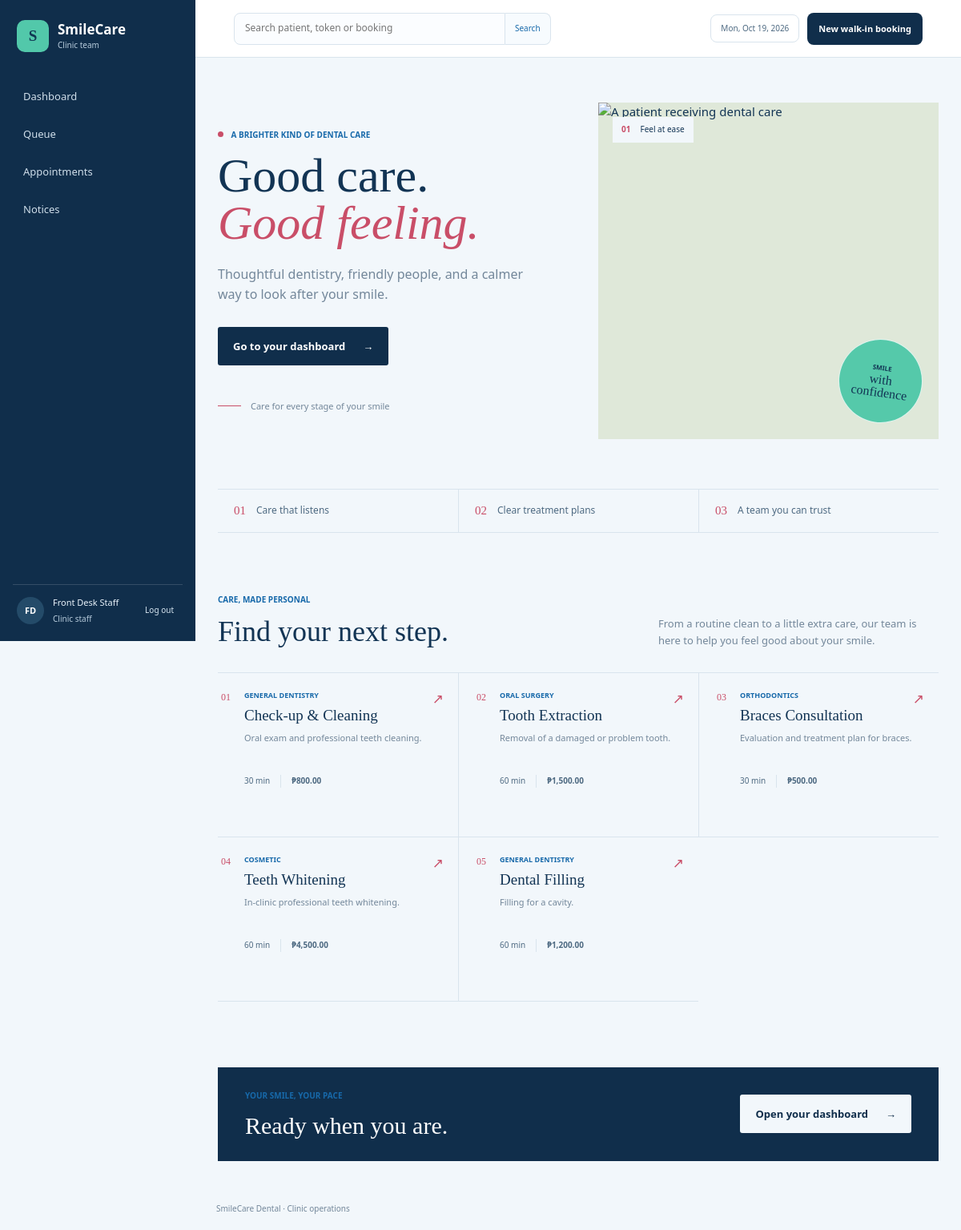
/dental-clinic/ (signed in), run on the app's committed database.
### tables this page shows
CREATE TABLE IF NOT EXISTS services (
    id               INT UNSIGNED NOT NULL AUTO_INCREMENT,
    name             VARCHAR(100) NOT NULL,
    category         VARCHAR(60) DEFAULT NULL,
    description      TEXT DEFAULT NULL,
    duration_minutes SMALLINT UNSIGNED NOT NULL DEFAULT 30,
    price            DECIMAL(10,2) NOT NULL DEFAULT 0.00,
    is_active        TINYINT(1) NOT NULL DEFAULT 1,
    created_at       TIMESTAMP NOT NULL DEFAULT CURRENT_TIMESTAMP,
    updated_at       TIMESTAMP NOT NULL DEFAULT CURRENT_TIMESTAMP ON UPDATE CURRENT_TIMESTAMP,
    PRIMARY KEY (id),
    UNIQUE KEY uq_services_name (name),
    KEY idx_services_active (is_active)
);

### dental-clinic/includes/auth.php (called while the page is built, shortened)
<?php
function is_logged_in(): bool
{
    return !empty($_SESSION['user_id']);
}
function current_role(): string
{
    return $_SESSION['role'] ?? '';
}
function role_home(string $role): string
{
    if ($role === ROLE_STAFF) {
        return 'staff/dashboard.php';
    }
    return 'patient/dashboard.php';
}

### dental-clinic/includes/functions.php (called while the page is built, shortened)
<?php
function e($value): string
{
    return htmlspecialchars((string) $value, ENT_QUOTES, 'UTF-8');
}
function url(string $path = ''): string
{
    return BASE_URL . '/' . ltrim($path, '/');
}
function format_money($amount): string
{
    return get_setting('currency_symbol', '₱') . number_format((float) $amount, 2);
}
function get_setting(string $key, $default = null)
{
    global $pdo;
    static $settings = null;
    if ($settings === null) {
        $settings = [];
        foreach ($pdo->query('SELECT setting_key, setting_value FROM clinic_settings') as $row) {
            $settings[$row['setting_key']] = $row['setting_value'];
        }
    }
    return $settings[$key] ?? $default;
}

### dental-clinic/index.php (the view, shortened to what this page needs)
<?php
require_once __DIR__ . '/config/config.php';
$services = $pdo->query(
    'SELECT name, category, description, duration_minutes, price
     FROM services WHERE is_active = 1 ORDER BY id LIMIT 6'
)->fetchAll();
require __DIR__ . '/includes/header.php';
?>
<section class="hero">
    <div class="hero-copy">
        <p class="eyebrow"><span class="eyebrow-dot"></span> A brighter kind of dental care</p>
        <h1>Good care.<br><em>Good feeling.</em></h1>
        <p class="hero-intro">Thoughtful dentistry, friendly people, and a calmer way to look after your smile.</p>
        <div class="hero-actions">
            <?php if (is_logged_in()): ?>
                <a class="button button-primary" href="<?= e(url(role_home(current_role()))) ?>">Go to your dashboard <span aria-hidden="true">&#8594;</span></a>
            <?php else: ?>
                <a class="button button-primary" href="<?= e(url('register.php')) ?>">Get started <span aria-hidden="true">&#8594;</span></a>
                <a class="text-link" href="<?= e(url('login.php')) ?>">I already have an account</a>
            <?php endif; ?>
        </div>
        <div class="hero-note"><span class="note-rule"></span><span>Care for every stage of your smile</span></div>
    </div>
    <div class="hero-art">
        <div class="art-caption"><span>01</span><span>Feel at ease</span></div>
        <img class="hero-photo" src="https://images.unsplash.com/photo-1606811971618-4486d14f3f99?auto=format&amp;fit=crop&amp;w=1200&amp;q=85" alt="A patient receiving dental care" fetchpriority="high">
        <div class="art-stamp"><span>SMILE</span><strong>with<br>confidence</strong></div>
    </div>
</section>
<section class="trust-strip" aria-label="Clinic commitments">
    <div><span class="trust-number">01</span><span>Care that listens</span></div>
    <div><span class="trust-number">02</span><span>Clear treatment plans</span></div>
    <div><span class="trust-number">03</span><span>A team you can trust</span></div>
</section>
<section class="services-section" id="services">
    <div class="section-heading">
        <div><p class="eyebrow">Care, made personal</p><h2>Find your next step.</h2></div>
        <p>From a routine clean to a little extra care, our team is here to help you feel good about your smile.</p>
    </div>
    <?php if ($services): ?>
        <div class="service-grid">
            <?php foreach ($services as $index => $service): ?>
                <article class="service-item">
                    <span class="service-index">0<?= $index + 1 ?></span>
                    <div class="service-content">
                        <p class="service-category"><?= e($service['category'] ?: 'Dental care') ?></p>
                        <h3><?= e($service['name']) ?></h3>
                        <p><?= e($service['description'] ?: 'Personalized care from our dental team.') ?></p>
                        <div class="service-meta"><span><?= (int) $service['duration_minutes'] ?> min</span><span><?= e(format_money($service['price'])) ?></span></div>
                    </div>
                    <span class="service-arrow" aria-hidden="true">&#8599;</span>
                </article>
            <?php endforeach; ?>
        </div>
    <?php else: ?>
        <p class="empty-state">Our services are being updated. Please check back soon.</p>
    <?php endif; ?>
</section>
<section class="closing-band">
    <div><p class="eyebrow">Your smile, your pace</p><h2>Ready when you are.</h2></div>
    <a class="button button-light" href="<?= e(url(is_logged_in() ? role_home(current_role()) : 'register.php')) ?>"><?= is_logged_in() ? 'Open your dashboard' : 'Create your account' ?> <span aria-hidden="true">&#8594;</span></a>
</section>
<?php require __DIR__ . '/includes/footer.php'; ?>

### data on the page
services: category "GENERAL DENTISTRY", name "Check-up & Cleaning", description "Oral exam and professional teeth cleaning.", duration_minutes "30", price "₱800.00"
services: category "ORAL SURGERY", name "Tooth Extraction", description "Removal of a damaged or problem tooth.", duration_minutes "60", price "₱1,500.00"
services: category "ORTHODONTICS", name "Braces Consultation", description "Evaluation and treatment plan for braces.", duration_minutes "30", price "₱500.00"
services: category "COSMETIC", name "Teeth Whitening", description "In-clinic professional teeth whitening.", duration_minutes "60", price "₱4,500.00"
services: category "GENERAL DENTISTRY", name "Dental Filling", description "Filling for a cavity.", duration_minutes "60", price "₱1,200.00"

### other printed values
$avatar_text "FD"
current_user_name() "Front Desk Staff"
format_date(today_string()) "Mon, Oct 19, 2026"
